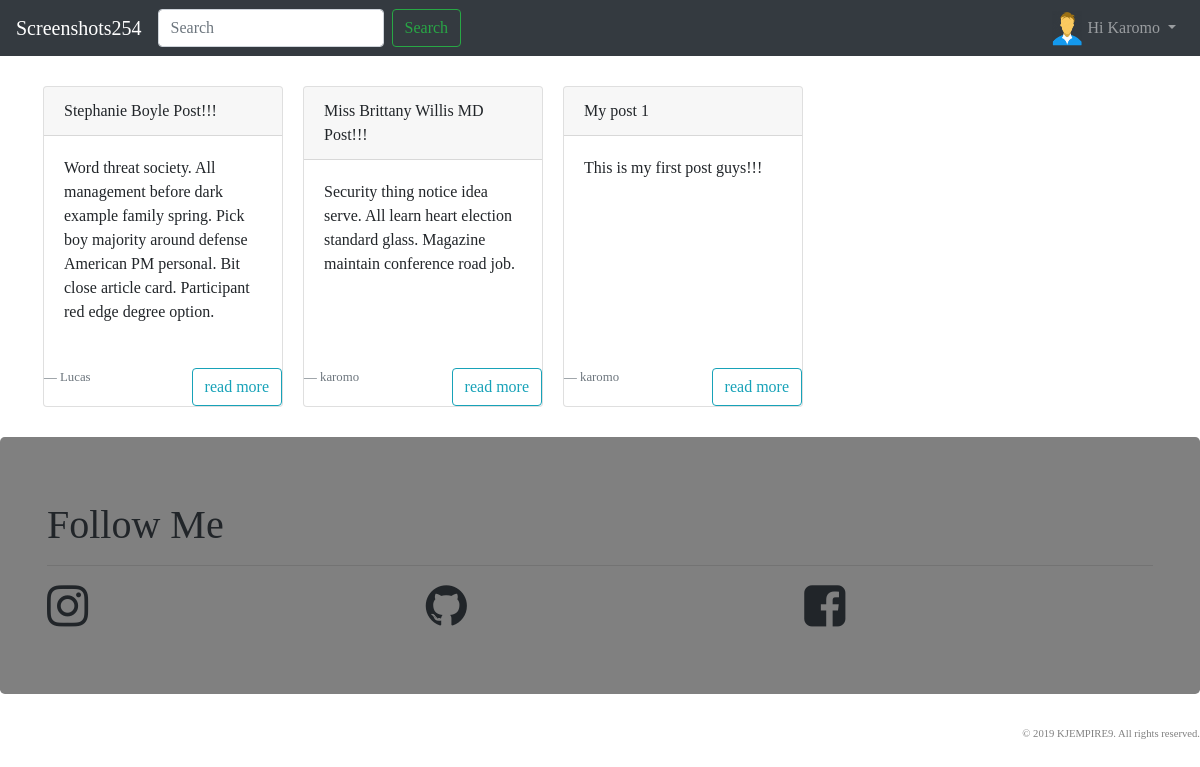
Page /favourites/ (signed in) on the committed database.
### blogger/models.py (models this page shows, shortened)
class Post(models.Model):
    objects = models.Manager()      #Our default Manager
    published = PublishedManager()  #Our Custom Model Manager
    STATUS_CHOICES = (
        ('draft','Draft'),
        ('published','Published'),
    )
    title               =       models.CharField(max_length=100)
    slug                =       models.SlugField(max_length=120)
    author              =       models.ForeignKey(User, related_name='blog_posts',on_delete=models.CASCADE)
    body                =       models.TextField()
    likes               =       models.ManyToManyField(User, related_name='likes', blank=True)
    created             =       models.DateTimeField(auto_now_add=True)
    updated             =       models.DateTimeField(auto_now=True)
    status              =       models.CharField(max_length=10, choices=STATUS_CHOICES, default='draft')
    restrict_comment    =       models.BooleanField(default=False)
    favourite           =       models.ManyToManyField(User, related_name='favourite', blank=True)
    class Meta:
        ordering = ['-id']
    def get_absolute_url(self):
        return reverse("blogger:detail", args=[self.id, self.slug])

### blogger/views.py (the view)
# urls.py: path('favourites/', views.post_favourite_list, name="post_favourite_list"),
def post_favourite_list(request):
    user = request.user
    favourite_posts = user.favourite.all()
    context = {
        'favourite_posts': favourite_posts,
    }
    return render(request, 'blogger/favourite_list.html', context)

### blogger/templates/blogger/favourite_list.html (shortened to what this page needs)
{% extends 'blogger/base.html'%}
{% block content %}
<div class="row">
  {% for p in favourite_posts %}
  <div class="card" style="width: 15rem;">
    <div class="card-header grey">
      {{p.title}}
    </div>
    <div class="card-body">
      <p class="card-text">{{p.body}}</p>
    </div>
    <br>
    <footer class="blockquote-footer">{{p.author}}
      <a href="{{p.get_absolute_url}}" class="btn btn-outline-info float-right">read more</a>
    </footer>
  </div>
{% empty %}
    <div class="container-fluid">
      <h3>NO POSTS HAVE BEEN FAVOURITED</h3>
    </div>
  {% endfor %}
</div>
</div>
{% endblock %}

### blogger/templates/blogger/navbar.html (shortened to what this page needs)
<nav class="navbar navbar-expand-lg navbar-dark bg-dark">
<a class="navbar-brand" href="{% url 'blogger:index' %}">Screenshots254</a>
<div class="collapse navbar-collapse" id="navbarSupportedContent">
  <ul class="navbar-nav mr-auto float-right">
    <form class="form-inline my-2 my-lg-0" action='{% url 'blogger:index' %}'>
      <input class="form-control mr-sm-2" type="search" placeholder="Search" aria-label="Search" name='q'>
      <button class="btn btn-outline-success my-2 my-sm-0" type="submit">Search</button>
    </form>
  </ul>
  <ul class="navbar-nav">
    {% if request.user.is_authenticated %}
    <li class="nav-item dropdown">
      <a class="nav-link dropdown-toggle" href="#" id="navbarDropdown" role="button" data-toggle="dropdown" aria-haspopup="true" aria-expanded="false">
        {% if request.user.profile.photo %}
          <img src="{{ request.user.profile.photo.url }}" alt="" class="navbar-img rounded-circle">
        {% else %}
          <img src="/media/default-avatar.png" alt="" class="navbar-img">
        {% endif %}
        <span>Hi {{ request.user|capfirst }}</span>
      </a>
    </li>
    {% else %}
    <li class="nav-item">
      <a href="{% url 'user_login' %}" class="nav-link">Login</a>
    </li>
    {% endif %}
  </ul>
</div>
</nav>

### static/style.css (style rules this page uses)
html { position: relative; min-height: 100%; }
body { font-family: 'Lucida Casaul', 'Comic Sans MS'!important; display: flex; min-height: 100vh !important; flex-direction: column; margin-bottom: 160px; }
.navbar-img { width: 30px; height: 35px; float: left; background-size: auto 100%; margin-top: -5px; margin-right: 5px; }

### blogger/templates/blogger/favourite_list.html (style rules this page uses)
.card { border:solid 0.1 cyan; margin: 10px; }

### blogger/templates/blogger/footer.html (style rules this page uses)
a { text-decoration: none; color: inherit; }

### rows in the picture
Post: title "Stephanie Boyle Post!!!", body "Word threat society. All management before dark example family spring. Pick boy majority around defense American PM personal. Bit close article card. Participant red edge degree option.", author "Lucas"
Post: title "Miss Brittany Willis MD Post!!!", body "Security thing notice idea serve. All learn heart election standard glass. Magazine maintain conference road job.", author "karomo"
Post: title "My post 1", body "This is my first post guys!!!", author "karomo"

### other values in the picture
{{ request.user|capfirst }} "Karomo"
